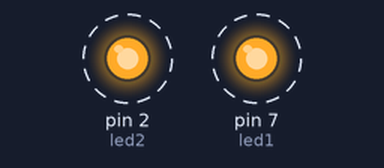
This sketch was run on a simulated Arduino Uno, built with avr-gcc and run on an emulated ATmega328P. Shown: output pins drawn as LEDs (lit = HIGH). Dashed ring = blinking. What the sketch prints to the serial monitor is not drawn.

Above: at 0.5 s.
Timing chart, 0 to 4.6 s (numbered marks = the images above):
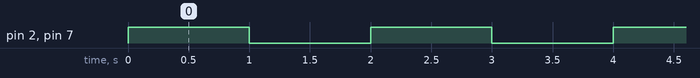

The sketch:

LED_Blink_alternately.ino.ino
```cpp
#define led1 7
#define led2 2

void setup() {
  Serial.begin(9600);
  pinMode(led1, OUTPUT);
  pinMode(led2, OUTPUT);
}

void loop() {
  digitalWrite(led1, HIGH);
  digitalWrite(led2, HIGH);
  Serial.println("LEDs ON");
  delay(1000);

  digitalWrite(led1, LOW);
  digitalWrite(led2, LOW);
  Serial.println("LEDs OFF");
  delay(1000);
}
```

Measured:
- by itself, pin 2 (led2), pin 7 (led1): alternates HIGH for 1.0 s and LOW for 1.0 s
